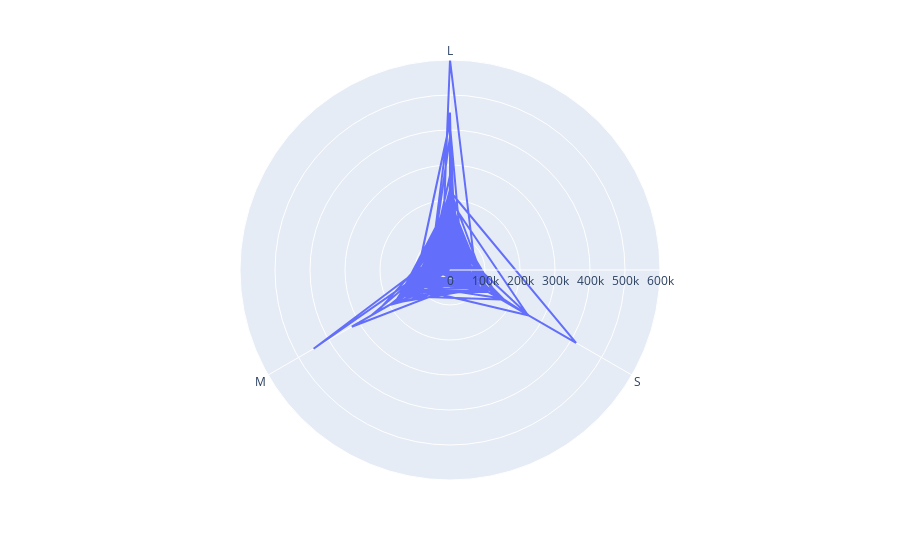

Notebook code for this chart:
### Markdown cell above
The below graph illustrates the relationship between salary and company size. The bigger company tends to pay more salary when compared to the smaller company.

### Code cell
tmp = df[['company_size', 'salary_in_usd']]
px.line_polar(tmp, r='salary_in_usd', theta='company_size', line_close=False)

### Figure 1 — Plotly figure (JSON) as saved in the notebook; plotly's stock layout.template omitted (floating-point values rounded to 4 significant figures; data arrays with more than 128 entries replaced by an {"elided": "..."} marker saying what was removed)
{"data": [{"hovertemplate": "salary_in_usd=%{r}<br>company_size=%{theta}<extra></extra>", "legendgroup": "", "line": {"color": "#636efa", "dash": "solid"}, "marker": {"symbol": "circle"}, "mode": "lines", "name": "", "r": {"elided": "607 int values"}, "showlegend": false, "subplot": "polar", "theta": {"elided": "607 str values"}, "type": "scatterpolar"}], "layout": {"legend": {"tracegroupgap": 0}, "margin": {"t": 60}, "polar": {"angularaxis": {"direction": "clockwise", "rotation": 90}, "domain": {"x": [0, 1], "y": [0, 1]}}}}
